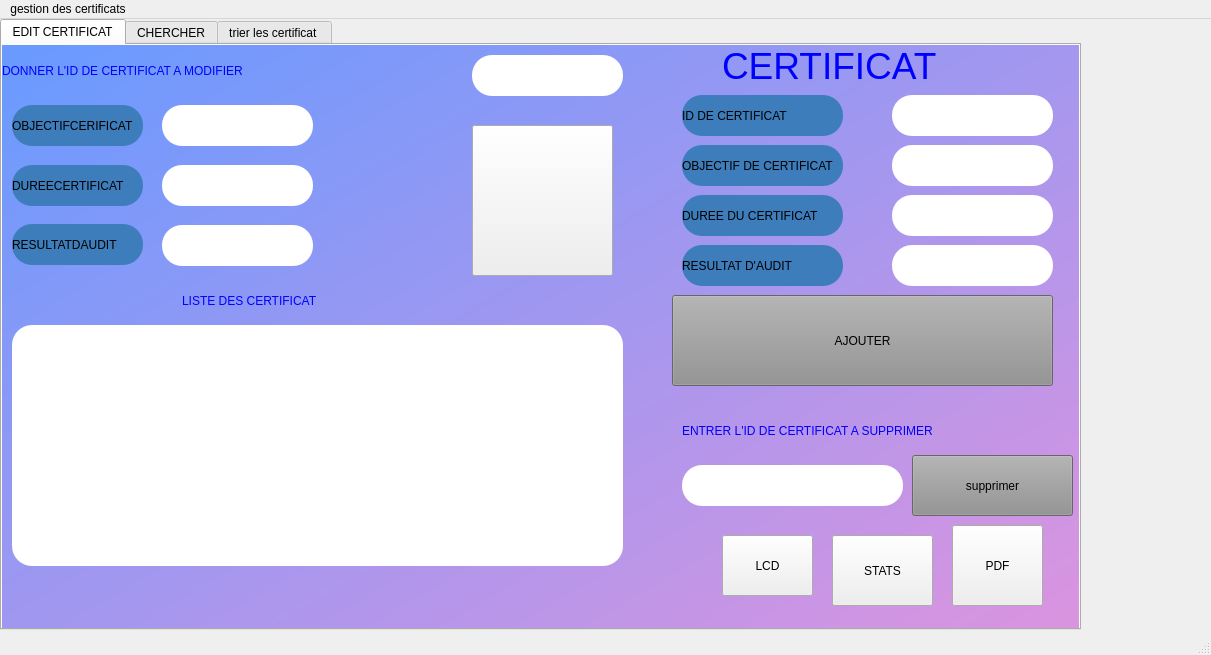
<?xml version="1.0" encoding="UTF-8"?>
<ui version="4.0">
 <class>MainWindowcertif</class>
 <widget class="QMainWindow" name="MainWindowcertif">
  <property name="geometry">
   <rect>
    <x>0</x>
    <y>0</y>
    <width>1211</width>
    <height>655</height>
   </rect>
  </property>
  <property name="windowTitle">
   <string>MainWindow</string>
  </property>
  <widget class="QWidget" name="centralwidget">
   <widget class="QTabWidget" name="tabWidget">
    <property name="geometry">
     <rect>
      <x>0</x>
      <y>0</y>
      <width>1081</width>
      <height>611</height>
     </rect>
    </property>
    <property name="styleSheet">
     <string notr="true">selection-background-color: qradialgradient(spread:repeat, cx:0.5, cy:0.5, radius:0.077, fx:0.5, fy:0.5, stop:0 rgba(0, 169, 255, 147), stop:0.497326 rgba(0, 0, 0, 147), stop:1 rgba(0, 169, 255, 147));</string>
    </property>
    <property name="currentIndex">
     <number>0</number>
    </property>
    <widget class="QWidget" name="tab">
     <attribute name="title">
      <string>EDIT CERTIFICAT</string>
     </attribute>
     <widget class="QPushButton" name="pushButton_ajouter">
      <property name="geometry">
       <rect>
        <x>670</x>
        <y>250</y>
        <width>381</width>
        <height>91</height>
       </rect>
      </property>
      <property name="styleSheet">
       <string notr="true">background-color: rgb(143, 143, 143);
selection-background-color: rgb(138, 138, 138);</string>
      </property>
      <property name="text">
       <string>AJOUTER</string>
      </property>
     </widget>
     <widget class="QLineEdit" name="lineEdit_idcertificat">
      <property name="geometry">
       <rect>
        <x>890</x>
        <y>50</y>
        <width>161</width>
        <height>41</height>
       </rect>
      </property>
      <property name="styleSheet">
       <string notr="true">border-radius:20px;
background-color: rgb(255, 255, 255);</string>
      </property>
     </widget>
     <widget class="QLabel" name="label">
      <property name="geometry">
       <rect>
        <x>680</x>
        <y>200</y>
        <width>161</width>
        <height>41</height>
       </rect>
      </property>
      <property name="styleSheet">
       <string notr="true">border-radius:20px;
background-color: rgb(62, 125, 188);</string>
      </property>
      <property name="text">
       <string>RESULTAT D'AUDIT</string>
      </property>
     </widget>
     <widget class="QLabel" name="label_2">
      <property name="geometry">
       <rect>
        <x>680</x>
        <y>50</y>
        <width>161</width>
        <height>41</height>
       </rect>
      </property>
      <property name="styleSheet">
       <string notr="true">border-radius:20px;
background-color: rgb(62, 125, 188);</string>
      </property>
      <property name="text">
       <string>ID DE CERTIFICAT</string>
      </property>
     </widget>
     <widget class="QLabel" name="label_3">
      <property name="geometry">
       <rect>
        <x>680</x>
        <y>100</y>
        <width>161</width>
        <height>41</height>
       </rect>
      </property>
      <property name="styleSheet">
       <string notr="true">border-radius:20px;
background-color: rgb(62, 125, 188);</string>
      </property>
      <property name="text">
       <string>OBJECTIF DE CERTIFICAT</string>
      </property>
     </widget>
     <widget class="QLineEdit" name="lineEdit_2">
      <property name="geometry">
       <rect>
        <x>890</x>
        <y>100</y>
        <width>161</width>
        <height>41</height>
       </rect>
      </property>
      <property name="styleSheet">
       <string notr="true">border-radius:20px;
background-color: rgb(255, 255, 255);</string>
      </property>
     </widget>
     <widget class="QLineEdit" name="lineEdit_3">
      <property name="geometry">
       <rect>
        <x>890</x>
        <y>150</y>
        <width>161</width>
        <height>41</height>
       </rect>
      </property>
      <property name="styleSheet">
       <string notr="true">border-radius:20px;
background-color: rgb(255, 255, 255);</string>
      </property>
     </widget>
     <widget class="QLabel" name="label_4">
      <property name="geometry">
       <rect>
        <x>680</x>
        <y>150</y>
        <width>161</width>
        <height>41</height>
       </rect>
      </property>
      <property name="styleSheet">
       <string notr="true">border-radius:20px;
background-color: rgb(62, 125, 188);</string>
      </property>
      <property name="text">
       <string>DUREE DU CERTIFICAT</string>
      </property>
     </widget>
     <widget class="QLineEdit" name="lineEdit_4">
      <property name="geometry">
       <rect>
        <x>890</x>
        <y>200</y>
        <width>161</width>
        <height>41</height>
       </rect>
      </property>
      <property name="styleSheet">
       <string notr="true">border-radius:20px;
background-color: rgb(255, 255, 255);</string>
      </property>
     </widget>
     <widget class="QLabel" name="label_5">
      <property name="geometry">
       <rect>
        <x>720</x>
        <y>-10</y>
        <width>321</width>
        <height>61</height>
       </rect>
      </property>
      <property name="font">
       <font>
        <family>MS Shell Dlg 2</family>
        <pointsize>28</pointsize>
        <weight>50</weight>
        <italic>false</italic>
        <bold>false</bold>
       </font>
      </property>
      <property name="styleSheet">
       <string notr="true">font: 28pt &quot;MS Shell Dlg 2&quot;;
color: rgb(0, 0, 255);</string>
      </property>
      <property name="text">
       <string>CERTIFICAT</string>
      </property>
     </widget>
     <widget class="QLabel" name="label_14">
      <property name="geometry">
       <rect>
        <x>-10</x>
        <y>0</y>
        <width>1091</width>
        <height>611</height>
       </rect>
      </property>
      <property name="styleSheet">
       <string notr="true">background-color: qlineargradient(spread:pad, x1:0.0105263, y1:0.051, x2:1, y2:1, stop:0 rgba(107, 154, 255, 255), stop:1 rgba(222, 148, 222, 255));</string>
      </property>
      <property name="text">
       <string/>
      </property>
     </widget>
     <widget class="QLineEdit" name="lineEdit_5">
      <property name="geometry">
       <rect>
        <x>680</x>
        <y>420</y>
        <width>221</width>
        <height>41</height>
       </rect>
      </property>
      <property name="styleSheet">
       <string notr="true">border-radius:20px;
background-color: rgb(255, 255, 255);</string>
      </property>
     </widget>
     <widget class="QLabel" name="label_15">
      <property name="geometry">
       <rect>
        <x>680</x>
        <y>370</y>
        <width>391</width>
        <height>31</height>
       </rect>
      </property>
      <property name="styleSheet">
       <string notr="true">color: rgb(0, 255, 255);
font: 10pt &quot;MS Shell Dlg 2&quot;;
color: rgb(0, 0, 255);
</string>
      </property>
      <property name="text">
       <string>ENTRER L'ID DE CERTIFICAT A SUPPRIMER</string>
      </property>
     </widget>
     <widget class="QPushButton" name="pushButton_2_supprimer">
      <property name="geometry">
       <rect>
        <x>910</x>
        <y>410</y>
        <width>161</width>
        <height>61</height>
       </rect>
      </property>
      <property name="styleSheet">
       <string notr="true">background-color: rgb(143, 143, 143);
selection-background-color: rgb(138, 138, 138);</string>
      </property>
      <property name="text">
       <string>supprimer</string>
      </property>
     </widget>
     <widget class="QPushButton" name="PDF">
      <property name="geometry">
       <rect>
        <x>950</x>
        <y>480</y>
        <width>91</width>
        <height>81</height>
       </rect>
      </property>
      <property name="styleSheet">
       <string notr="true">alternate-background-color: qlineargradient(spread:pad, x1:0, y1:0, x2:1, y2:0, stop:0 rgba(0, 0, 0, 255), stop:1 rgba(255, 255, 255, 255));</string>
      </property>
      <property name="text">
       <string>PDF</string>
      </property>
      <property name="icon">
       <iconset>
        <normaloff>../../../Downloads/PDFI.jpg</normaloff>../../../Downloads/PDFI.jpg</iconset>
      </property>
      <property name="iconSize">
       <size>
        <width>100</width>
        <height>100</height>
       </size>
      </property>
     </widget>
     <widget class="QPushButton" name="statistiquesButton">
      <property name="geometry">
       <rect>
        <x>830</x>
        <y>490</y>
        <width>101</width>
        <height>71</height>
       </rect>
      </property>
      <property name="text">
       <string>STATS</string>
      </property>
      <property name="icon">
       <iconset>
        <normaloff>../../../Downloads/STA2.jpg</normaloff>../../../Downloads/STA2.jpg</iconset>
      </property>
      <property name="iconSize">
       <size>
        <width>100</width>
        <height>100</height>
       </size>
      </property>
     </widget>
     <widget class="QPushButton" name="pushButton_display">
      <property name="geometry">
       <rect>
        <x>720</x>
        <y>490</y>
        <width>91</width>
        <height>61</height>
       </rect>
      </property>
      <property name="text">
       <string>LCD</string>
      </property>
      <property name="icon">
       <iconset>
        <normaloff>../../../Downloads/LOI.png</normaloff>../../../Downloads/LOI.png</iconset>
      </property>
      <property name="iconSize">
       <size>
        <width>100</width>
        <height>100</height>
       </size>
      </property>
     </widget>
     <widget class="QLabel" name="label_17">
      <property name="geometry">
       <rect>
        <x>0</x>
        <y>10</y>
        <width>551</width>
        <height>31</height>
       </rect>
      </property>
      <property name="styleSheet">
       <string notr="true">color: rgb(0, 0, 255);
font: 14pt &quot;MS Shell Dlg 2&quot;;</string>
      </property>
      <property name="text">
       <string>DONNER L'ID DE CERTIFICAT A MODIFIER</string>
      </property>
     </widget>
     <widget class="QLineEdit" name="idCertificatLineEdit">
      <property name="geometry">
       <rect>
        <x>470</x>
        <y>10</y>
        <width>151</width>
        <height>41</height>
       </rect>
      </property>
      <property name="styleSheet">
       <string notr="true">border-radius:20px;
background-color: rgb(255, 255, 255);</string>
      </property>
     </widget>
     <widget class="QPushButton" name="modifierButton">
      <property name="geometry">
       <rect>
        <x>470</x>
        <y>80</y>
        <width>141</width>
        <height>151</height>
       </rect>
      </property>
      <property name="styleSheet">
       <string notr="true">alternate-background-color: rgb(2, 46, 91);</string>
      </property>
      <property name="text">
       <string/>
      </property>
      <property name="icon">
       <iconset>
        <normaloff>../../../Downloads/MODIF.jpg</normaloff>../../../Downloads/MODIF.jpg</iconset>
      </property>
      <property name="iconSize">
       <size>
        <width>200</width>
        <height>200</height>
       </size>
      </property>
     </widget>
     <widget class="QLabel" name="label_18">
      <property name="geometry">
       <rect>
        <x>10</x>
        <y>60</y>
        <width>131</width>
        <height>41</height>
       </rect>
      </property>
      <property name="styleSheet">
       <string notr="true">border-radius:20px;
background-color: rgb(62, 125, 188);</string>
      </property>
      <property name="text">
       <string>OBJECTIFCERIFICAT</string>
      </property>
     </widget>
     <widget class="QLineEdit" name="objectifCertificatLineEdit">
      <property name="geometry">
       <rect>
        <x>160</x>
        <y>60</y>
        <width>151</width>
        <height>41</height>
       </rect>
      </property>
      <property name="styleSheet">
       <string notr="true">border-radius:20px;
background-color: rgb(255, 255, 255);</string>
      </property>
     </widget>
     <widget class="QLabel" name="label_19">
      <property name="geometry">
       <rect>
        <x>10</x>
        <y>120</y>
        <width>131</width>
        <height>41</height>
       </rect>
      </property>
      <property name="styleSheet">
       <string notr="true">border-radius:20px;
background-color: rgb(62, 125, 188);</string>
      </property>
      <property name="text">
       <string>DUREECERTIFICAT</string>
      </property>
     </widget>
     <widget class="QLineEdit" name="dureeCertificatLineEdit">
      <property name="geometry">
       <rect>
        <x>160</x>
        <y>120</y>
        <width>151</width>
        <height>41</height>
       </rect>
      </property>
      <property name="styleSheet">
       <string notr="true">border-radius:20px;
background-color: rgb(255, 255, 255);</string>
      </property>
     </widget>
     <widget class="QLabel" name="label_20">
      <property name="geometry">
       <rect>
        <x>10</x>
        <y>179</y>
        <width>131</width>
        <height>41</height>
       </rect>
      </property>
      <property name="styleSheet">
       <string notr="true">border-radius:20px;
background-color: rgb(62, 125, 188);</string>
      </property>
      <property name="text">
       <string>RESULTATDAUDIT</string>
      </property>
     </widget>
     <widget class="QLineEdit" name="resultatAuditLineEdit">
      <property name="geometry">
       <rect>
        <x>160</x>
        <y>180</y>
        <width>151</width>
        <height>41</height>
       </rect>
      </property>
      <property name="styleSheet">
       <string notr="true">border-radius:20px;
background-color: rgb(255, 255, 255);</string>
      </property>
     </widget>
     <widget class="QTableView" name="tableView">
      <property name="geometry">
       <rect>
        <x>10</x>
        <y>280</y>
        <width>611</width>
        <height>241</height>
       </rect>
      </property>
      <property name="styleSheet">
       <string notr="true">border-radius:20px;
background-color: rgb(255, 255, 255);</string>
      </property>
     </widget>
     <widget class="QLabel" name="label_8">
      <property name="geometry">
       <rect>
        <x>180</x>
        <y>240</y>
        <width>291</width>
        <height>31</height>
       </rect>
      </property>
      <property name="styleSheet">
       <string notr="true">font: 14pt &quot;MS Shell Dlg 2&quot;;
color: rgb(0, 0, 255);</string>
      </property>
      <property name="text">
       <string>LISTE DES CERTIFICAT</string>
      </property>
     </widget>
     <zorder>label_14</zorder>
     <zorder>pushButton_ajouter</zorder>
     <zorder>lineEdit_idcertificat</zorder>
     <zorder>label</zorder>
     <zorder>label_2</zorder>
     <zorder>label_3</zorder>
     <zorder>lineEdit_2</zorder>
     <zorder>lineEdit_3</zorder>
     <zorder>label_4</zorder>
     <zorder>lineEdit_4</zorder>
     <zorder>label_5</zorder>
     <zorder>lineEdit_5</zorder>
     <zorder>label_15</zorder>
     <zorder>pushButton_2_supprimer</zorder>
     <zorder>PDF</zorder>
     <zorder>statistiquesButton</zorder>
     <zorder>pushButton_display</zorder>
     <zorder>label_17</zorder>
     <zorder>idCertificatLineEdit</zorder>
     <zorder>modifierButton</zorder>
     <zorder>label_18</zorder>
     <zorder>objectifCertificatLineEdit</zorder>
     <zorder>label_19</zorder>
     <zorder>dureeCertificatLineEdit</zorder>
     <zorder>label_20</zorder>
     <zorder>resultatAuditLineEdit</zorder>
     <zorder>tableView</zorder>
     <zorder>label_8</zorder>
    </widget>
    <widget class="QWidget" name="tab_2">
     <attribute name="title">
      <string>CHERCHER</string>
     </attribute>
     <widget class="QLabel" name="label_9">
      <property name="geometry">
       <rect>
        <x>300</x>
        <y>20</y>
        <width>391</width>
        <height>21</height>
       </rect>
      </property>
      <property name="styleSheet">
       <string notr="true">color: rgb(0, 0, 255);
font: 10pt &quot;MS Shell Dlg 2&quot;;</string>
      </property>
      <property name="text">
       <string>ENTRER L'ID DE CERTIFICAT A CHERCHER</string>
      </property>
     </widget>
     <widget class="QTableView" name="tableView_3">
      <property name="geometry">
       <rect>
        <x>150</x>
        <y>160</y>
        <width>631</width>
        <height>121</height>
       </rect>
      </property>
      <property name="styleSheet">
       <string notr="true">border-radius:20px;
background-color: rgb(255, 255, 255);</string>
      </property>
     </widget>
     <widget class="QPushButton" name="cherchercertif_2">
      <property name="geometry">
       <rect>
        <x>490</x>
        <y>70</y>
        <width>101</width>
        <height>51</height>
       </rect>
      </property>
      <property name="text">
       <string>CHERCHER</string>
      </property>
      <property name="icon">
       <iconset>
        <normaloff>../../../Downloads/RECHER.jpg</normaloff>../../../Downloads/RECHER.jpg</iconset>
      </property>
      <property name="iconSize">
       <size>
        <width>90</width>
        <height>100</height>
       </size>
      </property>
     </widget>
     <widget class="QLineEdit" name="lineEdit_chercher">
      <property name="geometry">
       <rect>
        <x>310</x>
        <y>70</y>
        <width>113</width>
        <height>41</height>
       </rect>
      </property>
      <property name="styleSheet">
       <string notr="true">border-radius:20px;
background-color: rgb(255, 255, 255);</string>
      </property>
     </widget>
     <widget class="QLabel" name="label_16">
      <property name="geometry">
       <rect>
        <x>0</x>
        <y>0</y>
        <width>1071</width>
        <height>581</height>
       </rect>
      </property>
      <property name="styleSheet">
       <string notr="true">background-color: qlineargradient(spread:pad, x1:0.0105263, y1:0.051, x2:1, y2:1, stop:0 rgba(107, 154, 255, 255), stop:1 rgba(222, 148, 222, 255));</string>
      </property>
      <property name="text">
       <string/>
      </property>
     </widget>
     <zorder>label_16</zorder>
     <zorder>label_9</zorder>
     <zorder>tableView_3</zorder>
     <zorder>cherchercertif_2</zorder>
     <zorder>lineEdit_chercher</zorder>
    </widget>
    <widget class="QWidget" name="tab_5">
     <attribute name="title">
      <string>trier les certificat </string>
     </attribute>
     <widget class="QTableView" name="tableView_2">
      <property name="geometry">
       <rect>
        <x>210</x>
        <y>140</y>
        <width>691</width>
        <height>271</height>
       </rect>
      </property>
      <property name="styleSheet">
       <string notr="true">border-radius:20px;
background-color: rgb(255, 255, 255);</string>
      </property>
     </widget>
     <widget class="QLabel" name="label_10">
      <property name="geometry">
       <rect>
        <x>-12</x>
        <y>-1</y>
        <width>1091</width>
        <height>581</height>
       </rect>
      </property>
      <property name="styleSheet">
       <string notr="true">background-color: qlineargradient(spread:pad, x1:0.0105263, y1:0.051, x2:1, y2:1, stop:0 rgba(107, 154, 255, 255), stop:1 rgba(222, 148, 222, 255));</string>
      </property>
      <property name="text">
       <string/>
      </property>
     </widget>
     <widget class="QLabel" name="label_21">
      <property name="geometry">
       <rect>
        <x>350</x>
        <y>20</y>
        <width>371</width>
        <height>31</height>
       </rect>
      </property>
      <property name="styleSheet">
       <string notr="true">color: rgb(0, 0, 255);
font: 14pt &quot;MS Shell Dlg 2&quot;;</string>
      </property>
      <property name="text">
       <string>CERTIFICAT TRIER SELON ID</string>
      </property>
     </widget>
     <zorder>label_10</zorder>
     <zorder>tableView_2</zorder>
     <zorder>label_21</zorder>
    </widget>
   </widget>
  </widget>
  <widget class="QMenuBar" name="menubar">
   <property name="geometry">
    <rect>
     <x>0</x>
     <y>0</y>
     <width>1211</width>
     <height>26</height>
    </rect>
   </property>
   <widget class="QMenu" name="menugestipn_des_certificats">
    <property name="title">
     <string>gestion des certificats</string>
    </property>
   </widget>
   <addaction name="menugestipn_des_certificats"/>
  </widget>
  <widget class="QStatusBar" name="statusbar"/>
 </widget>
 <resources/>
 <connections/>
</ui>
